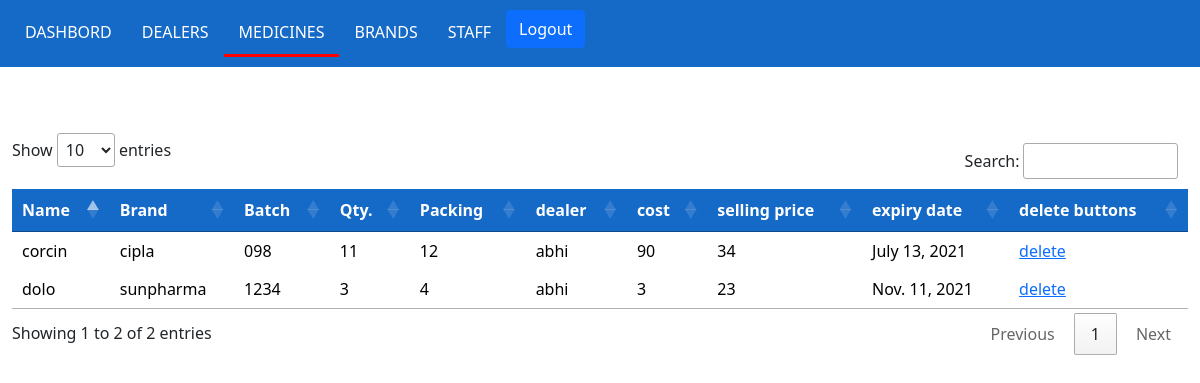
The page /medicines (signed in) on the database its author committed.
### backstore/models.py (models this page shows, shortened)
class Medicine(models.Model):
	name = models.CharField(max_length=200)
	dealer = models.ForeignKey(Dealer,on_delete=models.CASCADE)
	brand = models.ForeignKey(Brand,on_delete=models.CASCADE)
	quantity = models.IntegerField()
	packing = models.IntegerField()
	cost = models.IntegerField()
	selling_price = models.IntegerField()
	expiry_date = models.DateField()
	batch_no = models.CharField(max_length=100)

class Brand(models.Model):
	name = models.CharField(max_length=200)

class Dealer(models.Model):
	name = models.CharField(max_length=100)
	contact = models.IntegerField()
	address = models.CharField(max_length=200)

### backstore/views.py (the view)
# urls.py: path('medicines', views.medicines, name='medicines'),
def medicines(request):
	if not request.session.get('user_logged_in'):
		return redirect('/user')
	medicines = Medicine.objects.all()
	template = loader.get_template('listing.html')
	data = {
        'medicines': medicines,
    }
	return HttpResponse(template.render(data, request))

### backstore/templates/listing.html
{%extends 'layouts/master.html' %}
{% block content %}
		<table >
			<thead>
				<tr>
					<th>Name</th>
					<th>Brand</th>
					<th>Batch</th>
					<th>Qty.</th>
					<th>Packing</th>
					<th>dealer</th>
					<th>cost</th>
					<th>selling price</th>
					<th>expiry date</th>
					<th>delete buttons</th>
				</tr>
			</thead>
			<tbody>
				{% for medicine in medicines %}
				<tr>
					<td>{{ medicine.name }}</td>
					<td>{{ medicine.brand.name }}</td>
					<td>{{ medicine.batch_no }}</td>
					<td>{{ medicine.quantity }}</td>
					<td>{{ medicine.packing }}</td>
					<td>{{ medicine.dealer.name }}</td>
					<td>{{ medicine.cost }}</td>
					<td>{{ medicine.selling_price }}</td>
					<td>{{ medicine.expiry_date }}</td>
					<td><a href="/delete/{{medicine.id}}" onclick="return confirm('Are you sure you like to delete?')" batch_no>delete</a></td>
				</tr>
				{% endfor %}
			</tbody>
		</table>
{% endblock %}

### backstore/templates/layouts/master.html (style rules this page uses)
table { width:100%; padding-top: 0; text-align: left; background-color: white; border-collapse: collapse; }
th { text-align: left; background-color: #1569C7; padding-top: 12px; padding-bottom: 12px; text-align: left; color: white; }
tr { text-align: left; background-color: #E5E4E2; padding-top: 12px; padding-bottom: 12px; text-align: left; color: black; }
td { padding-top: 12px; padding-bottom: 12px; }

### rows shown on the page
Medicine: name "corcin", brand.name "cipla", batch_no "098", quantity "11", packing "12", dealer.name "abhi", cost "90", selling_price "34", expiry_date "July 13, 2021"
Medicine: name "dolo", brand.name "sunpharma", batch_no "1234", quantity "3", packing "4", dealer.name "abhi", cost "3", selling_price "23", expiry_date "Nov. 11, 2021"
